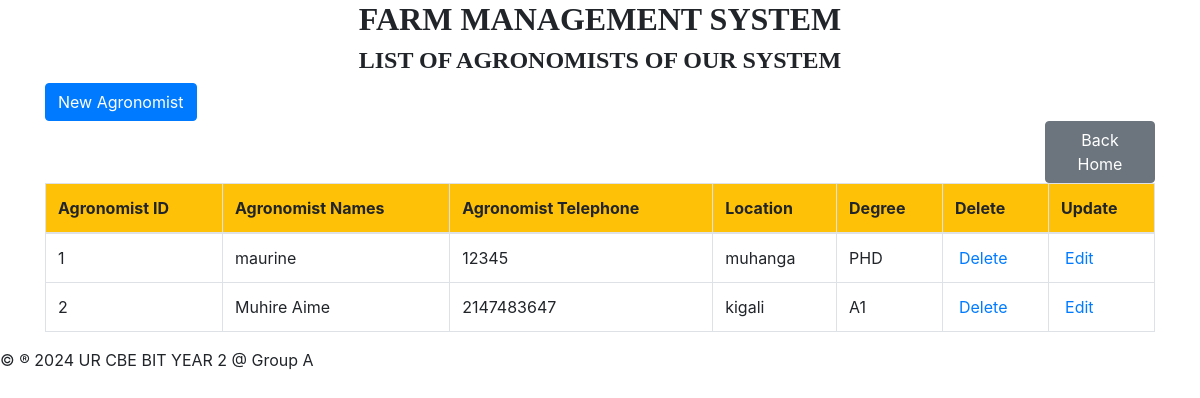
The app's page /agronomist.php with its own data.
### tables this page shows
CREATE TABLE `agronomist` (
  `agronomist_id` int(50) NOT NULL,
  `agronomist_names` varchar(100) NOT NULL,
  `agronomist_tel` int(50) NOT NULL,
  `location` varchar(100) NOT NULL,
  `degree` varchar(50) NOT NULL
);

### agronomist.php (the view, shortened to what this page needs)
<!DOCTYPE html>
<html>
<head>
    <link href="https://stackpath.bootstrapcdn.com/bootstrap/4.5.2/css/bootstrap.min.css" rel="stylesheet">
</head>
<body>
<div class="container">
    <h2 style="text-align: center; font-family: century; font-weight: bold;">FARM MANAGEMENT SYSTEM</h2>
    <h4 style="text-align: center; font-family: century; font-weight: bold;">LIST OF AGRONOMISTS OF OUR SYSTEM</h4>
    <a href="agronomist-form.html" class="btn btn-primary" style="margin-top: 0px;">New Agronomist</a>
    <a href="home.html" class="btn btn-secondary" style="margin-left: 1000px;">Back Home</a>
    <table class="table table-bordered">
        <thead class="bg-warning">
        <tr>
            <th>Agronomist ID</th>
            <th>Agronomist Names</th>
            <th>Agronomist Telephone</th>
            <th>Location</th>
            <th>Degree</th>
            <th>Delete</th>
            <th>Update</th>
        </tr>
        </thead>
        <tbody>
        <?php
        $host = "localhost";
        $username = "root";
        $password = "";
        $dbname = "farm-management-system";
        $connection = new mysqli($host, $username, $password, $dbname);
        $sql = "SELECT * FROM agronomist";
        $result = $connection->query($sql);
        if ($result->num_rows > 0) {
            while ($row = $result->fetch_assoc()) {
                echo "<tr>
                    <td>" . $row['agronomist_id'] . "</td>
                    <td>" . $row['agronomist_names'] . "</td>
                    <td>" . $row['agronomist_tel'] . "</td>
                    <td>" . $row['location'] . "</td>
                    <td>" . $row['degree'] . "</td>
                    <td><a style='padding:4px' href='deleteagronomist.php?agronomist_id={$row['agronomist_id']}'>Delete</a></td>
                    <td><a style='padding:4px' href='agronomist_edit.php?agronomist_id={$row['agronomist_id']}'>Edit</a></td>
                </tr>";
            }
        } else {
            echo "<tr><td colspan='6'>No data found</td></tr>";
        }
        ?>
        </tbody>
    </table>
</div>
<footer>
    <p>&copy; &reg; 2024 UR CBE BIT YEAR 2 @ Group A</p>
</footer>
</body>
</html>

### records on screen
agronomist: agronomist_id "1", agronomist_names "maurine", agronomist_tel "12345", location "muhanga", degree "PHD"
agronomist: agronomist_id "2", agronomist_names "Muhire Aime", agronomist_tel "2147483647", location "kigali", degree "A1"
